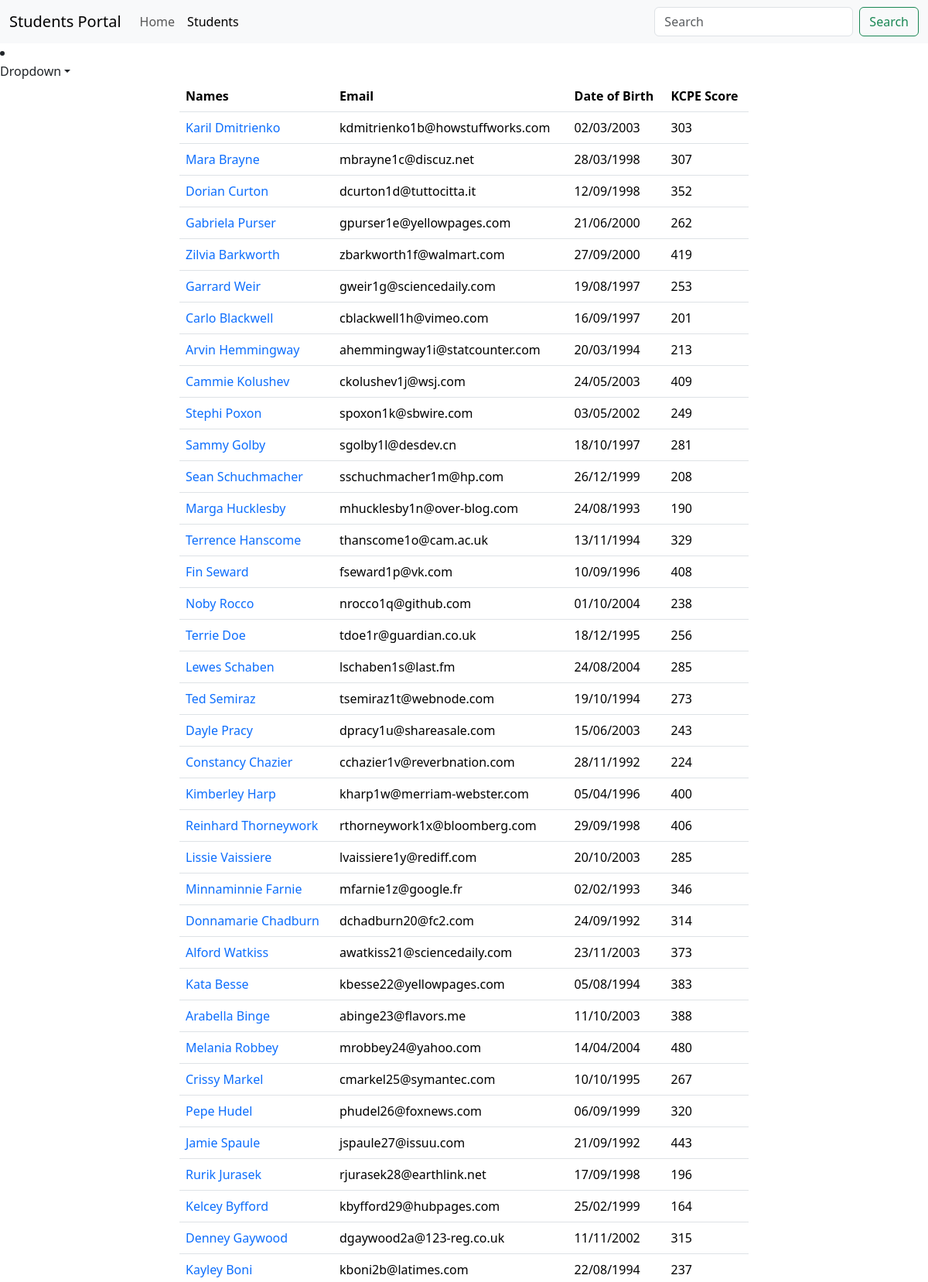
/show?page=2 (signed in, upper part), run on the app's committed database.
### main_app/models.py (models this page shows, shortened)
class Student(models.Model):
    first_name = models.CharField(max_length=25)
    last_name = models.CharField(max_length=25)
    dob = models.DateField()
    email = models.EmailField(unique=True)
    weight = models.DecimalField(max_digits=5, decimal_places=2)
    is_sporty = models.BooleanField(default=False)
    kcpe_score = models.IntegerField()
    profile_pic = models.ImageField(upload_to='generate_unique_name', null=True, default="/media/students/student.png")
    created_at = models.DateTimeField(auto_now_add=True)
    updated_at = models.DateTimeField(auto_now=True)

### main_app/views.py (the view)
# urls.py: path('show', views.show_students, name="show"),
@login_required
@permission_required('main_app.view_student')
def show_students(request):
    data = Student.objects.all()  # SELECT * FROM students
    paginator = Paginator(data, 50)
    page_number = request.GET.get("page")
    data = paginator.get_page(page_number)
    return render(request, 'display.html', {"students": data})

### templates/display.html (shortened to what this page needs)
{% extends 'base.html' %}
{% block content %}
    {% include 'navbar.html' %}
    <div class="container">
        <div class="row justify-content-center">
            <div class="col-sm-8">
                <table class="table">
                    <thead>
                    <tr>
                        <th>Names</th>
                        <th>Email</th>
                        <th>Date of Birth</th>
                        <th>KCPE Score</th>
                    </tr>
                    </thead>
                    <tbody>
                    {% for student in students %}
                        <tr>
                            <td>
                                <a href="{% url 'details' student.id %}"
                                   class="text-decoration-none">{{ student.first_name }} {{ student.last_name }}</a>
                            </td>
                            <td>{{ student.email }}</td>
                            <td>{{ student.dob | date:'d/m/Y' }}</td>
                            <td>{{ student.kcpe_score }}</td>
                        </tr>
                    {% endfor %}
                    </tbody>
                </table>
            </div>
        </div>
    </div>
{% endblock %}

### data on the page
Student: first_name "Karil", last_name "Dmitrienko", email "kdmitrienko1b@howstuffworks.com", dob "02/03/2003", kcpe_score "303"
Student: first_name "Mara", last_name "Brayne", email "mbrayne1c@discuz.net", dob "28/03/1998", kcpe_score "307"
Student: first_name "Dorian", last_name "Curton", email "dcurton1d@tuttocitta.it", dob "12/09/1998", kcpe_score "352"
Student: first_name "Gabriela", last_name "Purser", email "gpurser1e@yellowpages.com", dob "21/06/2000", kcpe_score "262"
Student: first_name "Zilvia", last_name "Barkworth", email "zbarkworth1f@walmart.com", dob "27/09/2000", kcpe_score "419"
Student: first_name "Garrard", last_name "Weir", email "gweir1g@sciencedaily.com", dob "19/08/1997", kcpe_score "253"
Student: first_name "Carlo", last_name "Blackwell", email "cblackwell1h@vimeo.com", dob "16/09/1997", kcpe_score "201"
Student: first_name "Arvin", last_name "Hemmingway", email "ahemmingway1i@statcounter.com", dob "20/03/1994", kcpe_score "213"
Student: first_name "Cammie", last_name "Kolushev", email "ckolushev1j@wsj.com", dob "24/05/2003", kcpe_score "409"
Student: first_name "Stephi", last_name "Poxon", email "spoxon1k@sbwire.com", dob "03/05/2002", kcpe_score "249"
Student: first_name "Sammy", last_name "Golby", email "sgolby1l@desdev.cn", dob "18/10/1997", kcpe_score "281"
Student: first_name "Sean", last_name "Schuchmacher", email "sschuchmacher1m@hp.com", dob "26/12/1999", kcpe_score "208"
Student: first_name "Marga", last_name "Hucklesby", email "mhucklesby1n@over-blog.com", dob "24/08/1993", kcpe_score "190"
Student: first_name "Terrence", last_name "Hanscome", email "thanscome1o@cam.ac.uk", dob "13/11/1994", kcpe_score "329"
Student: first_name "Fin", last_name "Seward", email "fseward1p@vk.com", dob "10/09/1996", kcpe_score "408"
Student: first_name "Noby", last_name "Rocco", email "nrocco1q@github.com", dob "01/10/2004", kcpe_score "238"
Student: first_name "Terrie", last_name "Doe", email "tdoe1r@guardian.co.uk", dob "18/12/1995", kcpe_score "256"
Student: first_name "Lewes", last_name "Schaben", email "lschaben1s@last.fm", dob "24/08/2004", kcpe_score "285"
Student: first_name "Ted", last_name "Semiraz", email "tsemiraz1t@webnode.com", dob "19/10/1994", kcpe_score "273"
Student: first_name "Dayle", last_name "Pracy", email "dpracy1u@shareasale.com", dob "15/06/2003", kcpe_score "243"
Student: first_name "Constancy", last_name "Chazier", email "cchazier1v@reverbnation.com", dob "28/11/1992", kcpe_score "224"
Student: first_name "Kimberley", last_name "Harp", email "kharp1w@merriam-webster.com", dob "05/04/1996", kcpe_score "400"
Student: first_name "Reinhard", last_name "Thorneywork", email "rthorneywork1x@bloomberg.com", dob "29/09/1998", kcpe_score "406"
Student: first_name "Lissie", last_name "Vaissiere", email "lvaissiere1y@rediff.com", dob "20/10/2003", kcpe_score "285"
Student: first_name "Minnaminnie", last_name "Farnie", email "mfarnie1z@google.fr", dob "02/02/1993", kcpe_score "346"
Student: first_name "Donnamarie", last_name "Chadburn", email "dchadburn20@fc2.com", dob "24/09/1992", kcpe_score "314"
Student: first_name "Alford", last_name "Watkiss", email "awatkiss21@sciencedaily.com", dob "23/11/2003", kcpe_score "373"
Student: first_name "Kata", last_name "Besse", email "kbesse22@yellowpages.com", dob "05/08/1994", kcpe_score "383"
Student: first_name "Arabella", last_name "Binge", email "abinge23@flavors.me", dob "11/10/2003", kcpe_score "388"
Student: first_name "Melania", last_name "Robbey", email "mrobbey24@yahoo.com", dob "14/04/2004", kcpe_score "480"
Student: first_name "Crissy", last_name "Markel", email "cmarkel25@symantec.com", dob "10/10/1995", kcpe_score "267"
Student: first_name "Pepe", last_name "Hudel", email "phudel26@foxnews.com", dob "06/09/1999", kcpe_score "320"
Student: first_name "Jamie", last_name "Spaule", email "jspaule27@issuu.com", dob "21/09/1992", kcpe_score "443"
Student: first_name "Rurik", last_name "Jurasek", email "rjurasek28@earthlink.net", dob "17/09/1998", kcpe_score "196"
Student: first_name "Kelcey", last_name "Byfford", email "kbyfford29@hubpages.com", dob "25/02/1999", kcpe_score "164"
Student: first_name "Denney", last_name "Gaywood", email "dgaywood2a@123-reg.co.uk", dob "11/11/2002", kcpe_score "315"
Student: first_name "Kayley", last_name "Boni", email "kboni2b@latimes.com", dob "22/08/1994", kcpe_score "237"
